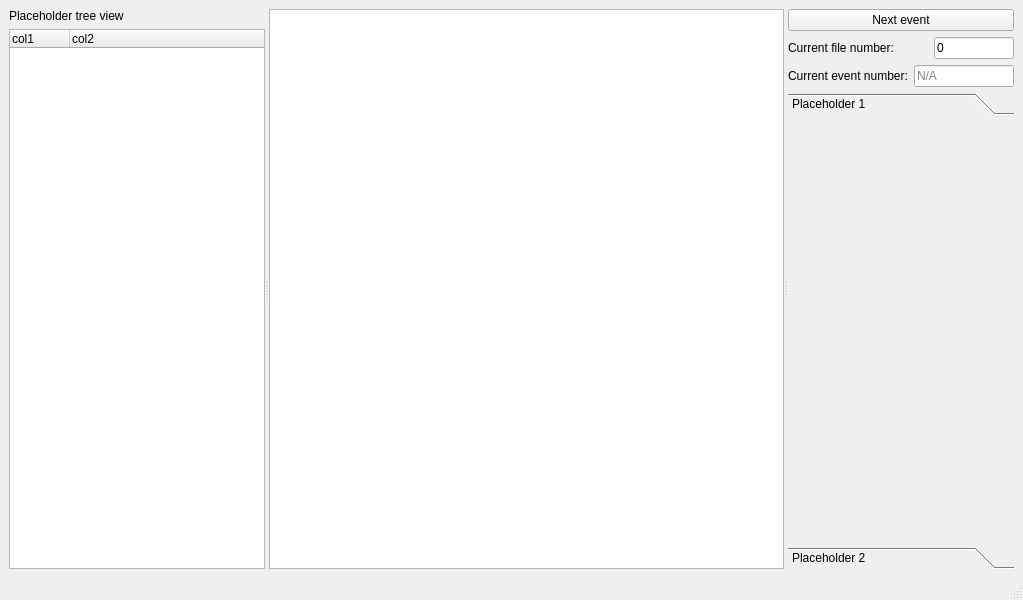
<?xml version="1.0" encoding="UTF-8"?>
<ui version="4.0">
 <class>MainWindow</class>
 <widget class="QMainWindow" name="MainWindow">
  <property name="geometry">
   <rect>
    <x>0</x>
    <y>0</y>
    <width>1023</width>
    <height>600</height>
   </rect>
  </property>
  <property name="windowTitle">
   <string>MainWindow</string>
  </property>
  <widget class="QWidget" name="centralwidget">
   <property name="sizePolicy">
    <sizepolicy hsizetype="Maximum" vsizetype="Maximum">
     <horstretch>0</horstretch>
     <verstretch>0</verstretch>
    </sizepolicy>
   </property>
   <layout class="QHBoxLayout" name="horizontalLayout_2">
    <item>
     <widget class="QSplitter" name="splitter">
      <property name="orientation">
       <enum>Qt::Horizontal</enum>
      </property>
      <widget class="QWidget" name="verticalLayoutWidget">
       <layout class="QVBoxLayout" name="verticalLayout">
        <item>
         <widget class="QLabel" name="label">
          <property name="sizePolicy">
           <sizepolicy hsizetype="Minimum" vsizetype="Preferred">
            <horstretch>0</horstretch>
            <verstretch>0</verstretch>
           </sizepolicy>
          </property>
          <property name="text">
           <string>Placeholder tree view</string>
          </property>
         </widget>
        </item>
        <item>
         <widget class="QTreeWidget" name="treeWidget">
          <property name="sizePolicy">
           <sizepolicy hsizetype="Minimum" vsizetype="Expanding">
            <horstretch>0</horstretch>
            <verstretch>0</verstretch>
           </sizepolicy>
          </property>
          <property name="minimumSize">
           <size>
            <width>80</width>
            <height>0</height>
           </size>
          </property>
          <property name="maximumSize">
           <size>
            <width>500</width>
            <height>16777215</height>
           </size>
          </property>
          <attribute name="headerDefaultSectionSize">
           <number>60</number>
          </attribute>
          <attribute name="headerStretchLastSection">
           <bool>true</bool>
          </attribute>
          <column>
           <property name="text">
            <string>col1</string>
           </property>
          </column>
          <column>
           <property name="text">
            <string>col2</string>
           </property>
          </column>
         </widget>
        </item>
       </layout>
      </widget>
      <widget class="GraphicsLayoutWidget" name="graphicsView">
       <property name="sizePolicy">
        <sizepolicy hsizetype="Expanding" vsizetype="Expanding">
         <horstretch>1</horstretch>
         <verstretch>0</verstretch>
        </sizepolicy>
       </property>
      </widget>
      <widget class="QWidget" name="verticalLayoutWidget_2">
       <layout class="QVBoxLayout" name="verticalLayout_2" stretch="0,0,0,1">
        <item>
         <widget class="QPushButton" name="pb_next_event">
          <property name="text">
           <string>Next event</string>
          </property>
         </widget>
        </item>
        <item>
         <layout class="QHBoxLayout" name="horizontalLayout">
          <item>
           <widget class="QLabel" name="label_2">
            <property name="sizePolicy">
             <sizepolicy hsizetype="Minimum" vsizetype="Preferred">
              <horstretch>0</horstretch>
              <verstretch>0</verstretch>
             </sizepolicy>
            </property>
            <property name="text">
             <string>Current file number:</string>
            </property>
           </widget>
          </item>
          <item>
           <widget class="QLineEdit" name="le_file_number">
            <property name="sizePolicy">
             <sizepolicy hsizetype="MinimumExpanding" vsizetype="Fixed">
              <horstretch>0</horstretch>
              <verstretch>0</verstretch>
             </sizepolicy>
            </property>
            <property name="minimumSize">
             <size>
              <width>20</width>
              <height>0</height>
             </size>
            </property>
            <property name="maximumSize">
             <size>
              <width>80</width>
              <height>16777215</height>
             </size>
            </property>
            <property name="baseSize">
             <size>
              <width>50</width>
              <height>0</height>
             </size>
            </property>
            <property name="text">
             <string>0</string>
            </property>
            <property name="placeholderText">
             <string>Enter file number</string>
            </property>
           </widget>
          </item>
         </layout>
        </item>
        <item>
         <layout class="QHBoxLayout" name="horizontalLayout_3">
          <item>
           <widget class="QLabel" name="label_3">
            <property name="sizePolicy">
             <sizepolicy hsizetype="Preferred" vsizetype="Preferred">
              <horstretch>0</horstretch>
              <verstretch>0</verstretch>
             </sizepolicy>
            </property>
            <property name="text">
             <string>Current event number:</string>
            </property>
           </widget>
          </item>
          <item>
           <widget class="QLineEdit" name="le_event_number">
            <property name="maximumSize">
             <size>
              <width>100</width>
              <height>16777215</height>
             </size>
            </property>
            <property name="placeholderText">
             <string>N/A</string>
            </property>
           </widget>
          </item>
         </layout>
        </item>
        <item>
         <widget class="QToolBox" name="toolBox">
          <property name="sizePolicy">
           <sizepolicy hsizetype="Minimum" vsizetype="Preferred">
            <horstretch>0</horstretch>
            <verstretch>0</verstretch>
           </sizepolicy>
          </property>
          <property name="minimumSize">
           <size>
            <width>100</width>
            <height>0</height>
           </size>
          </property>
          <property name="maximumSize">
           <size>
            <width>16777215</width>
            <height>16777215</height>
           </size>
          </property>
          <property name="baseSize">
           <size>
            <width>200</width>
            <height>0</height>
           </size>
          </property>
          <property name="currentIndex">
           <number>0</number>
          </property>
          <widget class="QWidget" name="page">
           <property name="geometry">
            <rect>
             <x>0</x>
             <y>0</y>
             <width>263</width>
             <height>399</height>
            </rect>
           </property>
           <attribute name="label">
            <string>Placeholder 1</string>
           </attribute>
          </widget>
          <widget class="QWidget" name="page_2">
           <property name="geometry">
            <rect>
             <x>0</x>
             <y>0</y>
             <width>98</width>
             <height>28</height>
            </rect>
           </property>
           <attribute name="label">
            <string>Placeholder 2</string>
           </attribute>
          </widget>
         </widget>
        </item>
       </layout>
      </widget>
     </widget>
    </item>
   </layout>
  </widget>
  <widget class="QStatusBar" name="statusbar"/>
 </widget>
 <customwidgets>
  <customwidget>
   <class>GraphicsLayoutWidget</class>
   <extends>QGraphicsView</extends>
   <header>pyqtgraph</header>
  </customwidget>
 </customwidgets>
 <resources/>
 <connections/>
</ui>
